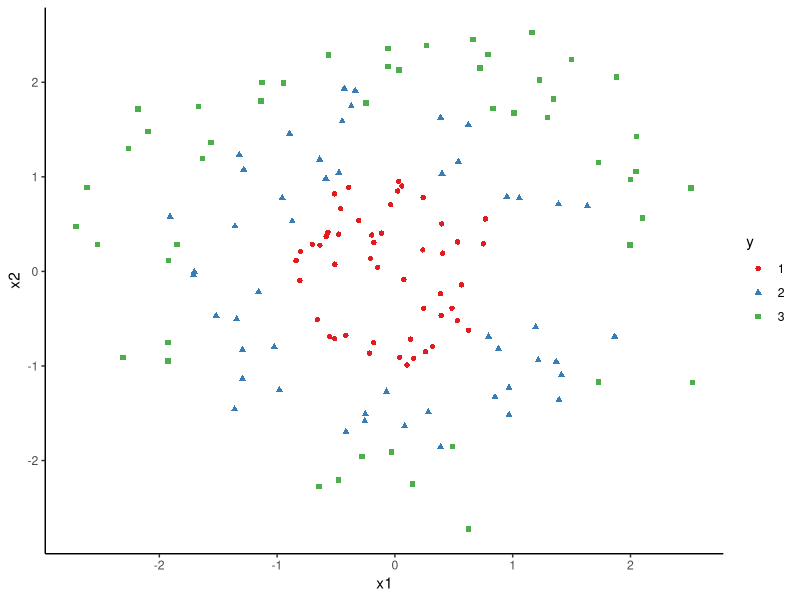

Reproduce this figure in R. (Note: this script raises an error after producing the figure.)
#Import Libraries:
library(ggplot2)
library(caret)
library(RColorBrewer)

#DATA SIMULATION:
#Step1: Simulate variables r,t:
set.seed(1)  #For reproducibility
r <- sqrt(runif(50))  
t <- 2*pi*runif(50) 
r2 <- sqrt(3*runif(50)+1) 
t2 <- 2*pi*runif(50) 
r3 <- sqrt(5*runif(50)+3) 
t3 <- 3*pi*runif(50)  

#Step2:Create Data points:
data1 <- cbind(r*cos(t), r*sin(t))
data2 <- cbind(r2*cos(t2), r2*sin(t2)) 
data3 <- cbind(r3*cos(t3), r3*sin(t3)) 

#Step3: Create Data Frame:
y<-rep(1:3, each = 50)
Data<- rbind(data1,data2,data3)
df<-data.frame(x1=Data[,1],x2=Data[,2], y = as.factor(y))

#SCATTER PLOT:
ggplot(df, aes(x = x1, y = x2, color = y,shape=y)) +geom_point(size=1.5) +theme_classic()+scale_colour_brewer(palette = "Set1")

#Test-Train Split:
set.seed(333)
trainIndex = createDataPartition(df$y, p = 0.5, list = FALSE)
train=df[trainIndex,] #Train Data
test.feature=df[-trainIndex,-3]#Test Features
test.label=df$y[-trainIndex] #Test Label

#Setting Train Control:
set.seed(10)
fitControl=trainControl(method = "repeatedcv", number = 5)

#RBF SVM:
#RBF Grids:
grid_radial=expand.grid(sigma = c(0.01, 0.1, 1,10),C = c(0.01, 0.1, 1, 10))

#Rbf SVM:
svm.Radialg=train(y ~., data = train, method = "svmRadial",
                  trControl=fitControl,
                  preProcess = c("center", "scale"), tuneGrid = grid_radial)

svm.Radialg
plot((svm.Radialg))

pred=predict(svm.Radialg,test.feature, type = 'raw')
testAcc=mean(pred==test.label)
testAcc

#POLYNOMIAL SVM:
#Polynomial Grid:
grid_poly = expand.grid(degree = c(1, 2, 3,4),
                        C = c(0.01, 0.1, 1, 10),
                        scale = c(0.001,0.01,1))
#Polynomial SVM:
svm.Poly=train(y ~., data = train, method = "svmPoly",
               trControl=fitControl,
               preProcess = c("center", "scale"), tuneGrid = grid_poly)

svm.Poly

pred1=predict(svm.Poly,test.feature, type = 'raw')
testAcc1=mean(pred1==test.label)
testAcc1

#LINEAR SVM:
#Linear Grid:
grid_linear = expand.grid(C = c(0.01, 0.1, 1, 10))

#Linear SVM:
svm.Linear=train(y ~., data = train, method = "svmLinear",
                 trControl=fitControl,
                 preProcess = c("center", "scale"), tuneGrid = grid_linear)

svm.Linear

pred2=predict(svm.Linear,test.feature, type = 'raw')
testAcc2=mean(pred2==test.label)
testAcc2

